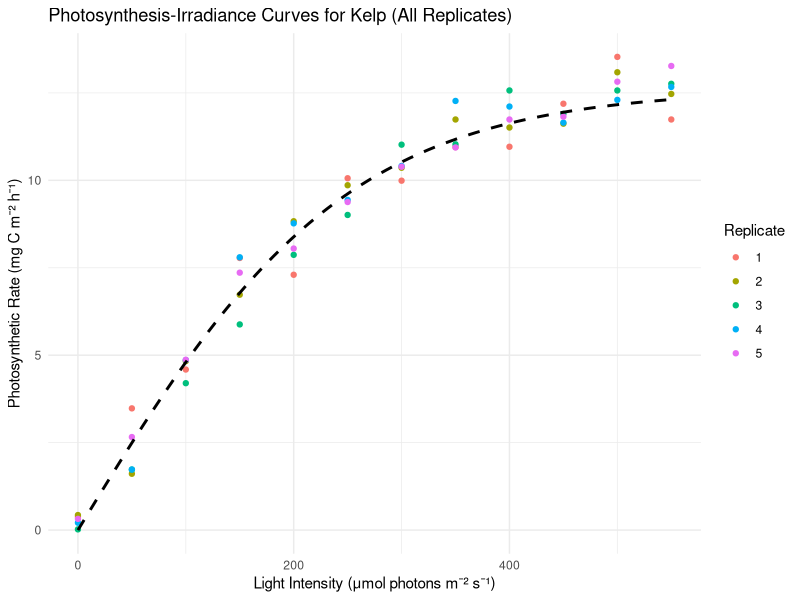
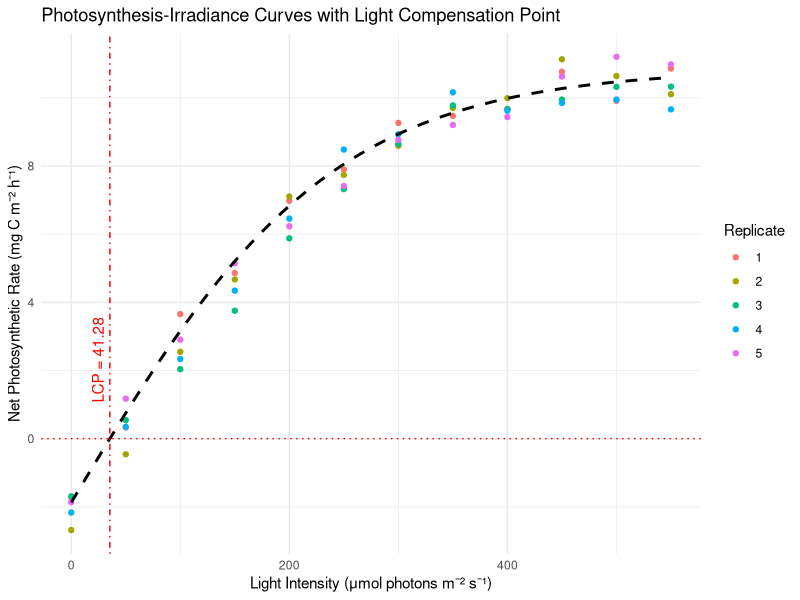
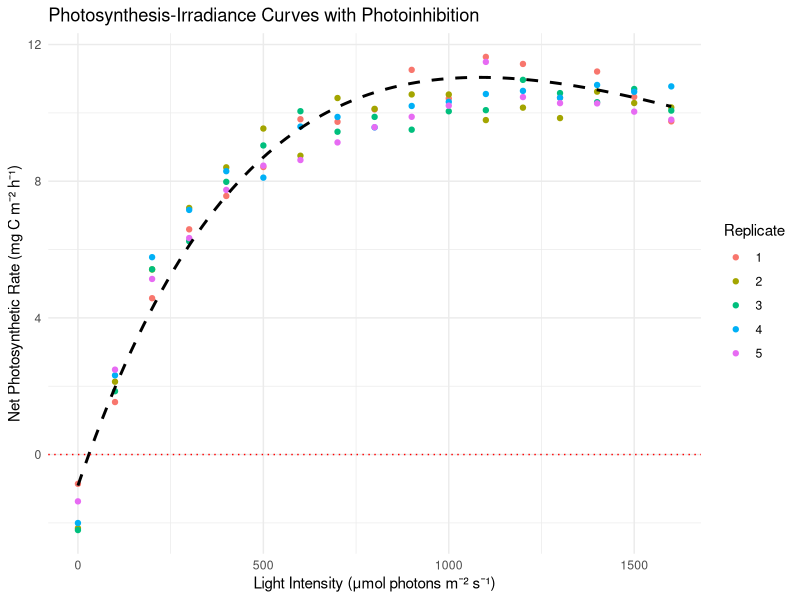

Reproduce these figures in R, in order.
## ---- chunk 1
#| echo: false
#| messages: false
#| warning: false

# Load necessary libraries
library(minpack.lm) # For non-linear least squares fitting
library(ggplot2) # For plotting
library(knitr)

# Set seed for reproducibility
set.seed(666)

# Define parameters based on typical kelp conditions
Pmax_true <- 13 # True maximum photosynthetic rate (e.g., mg C m^-2 h^-1)
alpha_true <- 0.05 # True initial slope (photosynthetic efficiency)

# Light intensities typically encountered by kelp (μmol photons m^-2 s^-1)
light_intensities <- seq(0, 550, by = 50)

# Number of replicates
n_replicates <- 5

# Generate data for each replicate
data_list <- lapply(1:n_replicates, function(rep) {
  # Simulate true photosynthetic rates using the hyperbolic tangent model
  P_true <- Pmax_true * tanh(alpha_true * light_intensities / Pmax_true)
  
  # Add random noise to simulate experimental variability
  noise <- rnorm(length(P_true), mean=0, sd=0.5)  # Adjust sd for noise level
  P_observed <- round(P_true + noise, 2)
  
  # Create a data frame for the replicate
  data.frame(
    Replicate = rep,
    Light = light_intensities,
    Photosynthesis = P_observed
  )
})

# Combine all replicates into one data frame
data_all <- do.call(rbind, data_list)

# View 9 randomly selected rows from the data
random_rows <- data_all[sample(nrow(data_all), 9), ]

kable(random_rows, format = "markdown", digits = 2,
      col.names = c("Replicate", "Light (μmol photons m⁻² s⁻¹)", "Photosynthesis (mg C m⁻² h⁻¹)"))
## ---- chunk 2
#| echo: false
#| messages: false
#| warning: false

# Fit the hyperbolic tangent model to each replicate
fit_results <- lapply(1:n_replicates, function(rep) {
  # Subset data for the replicate
  data_rep <- subset(data_all, Replicate == rep)
  
  # Define the model function
  model_formula <- Photosynthesis ~ Pmax * tanh(alpha * Light / Pmax)
  
  # Provide initial parameter estimates
  start_params <- list(Pmax = 10, alpha = 0.03)
  
  # Fit the model using non-linear least squares
  fit <- nlsLM(
    formula = model_formula,
    data = data_rep,
    start = start_params,
    control = nls.lm.control(maxiter = 1000)
  )
  
  # Return the fit object
  return(fit)
})
## ---- chunk 3
#| echo: false
#| messages: false
#| warning: false
#| results: hide

# Summarise fit results for each replicate
for (i in 1:n_replicates) {
  cat("\n--- Replicate", i, "Fit Summary ---\n")
  print(summary(fit_results[[i]]))
}
## ---- chunk 4
#| echo: false
#| messages: false
#| warning: false
#| label: fig-jassby_platt
#| fig.cap: "Nonlinear regression Jassby and Platt (1976) model fitted to simulated P-I data for a hypothetical kelp."

# Plot the data and fitted curves for all replicates
ggplot(data_all, aes(x = Light, y = Photosynthesis,
                     color = factor(Replicate))) +
  geom_point() +
  stat_function(
    fun = function(x) {
      coef(fit_results[[1]])['Pmax'] *
        tanh(coef(fit_results[[1]])['alpha'] *
               x / coef(fit_results[[1]])['Pmax'])
    },
    color = "black", size = 1, linetype = "dashed"
  ) +
  labs(
    title = "Photosynthesis-Irradiance Curves for Kelp (All Replicates)",
    x = "Light Intensity (μmol photons m⁻² s⁻¹)",
    y = "Photosynthetic Rate (mg C m⁻² h⁻¹)",
    color = "Replicate"
  ) +
  theme_minimal()
## ---- chunk 5
#| echo: false
#| messages: false
#| warning: false

# Set seed for reproducibility
set.seed(13)

# Define parameters based on typical kelp conditions
Pmax_true <- 13      # True maximum photosynthetic rate (e.g., mg C m^-2 h^-1)
alpha_true <- 0.05   # True initial slope (photosynthetic efficiency)
R_true <- 2          # True respiration rate (mg C m^-2 h^-1)

# Light intensities including finer increments around expected LCP
light_intensities <- seq(0, 550, by = 50)

# Number of replicates
n_replicates <- 5

# Generate data for each replicate
data_list <- lapply(1:n_replicates, function(rep) {
  # Simulate true net photosynthetic rates using the modified hyperbolic tangent model
  P_true <- Pmax_true * tanh(alpha_true * light_intensities / Pmax_true) - R_true
  
  # Add random noise to simulate experimental variability
  noise <- rnorm(length(P_true), mean = 0, sd = 0.5)  # Adjust sd for noise level
  P_observed <- P_true + noise
  
  # Create a data frame for the replicate
  data.frame(
    Replicate = rep,
    Light = light_intensities,
    Photosynthesis = P_observed
  )
})

# Combine all replicates into one data frame
data_all <- do.call(rbind, data_list)

# View 9 randomly selected rows from the data
random_rows <- data_all[sample(nrow(data_all), 9), ]

# Display the random rows in a nicely formatted table using kable
kable(random_rows, format = "markdown", digits = 2,
      col.names = c("Replicate", "Light (μmol photons m⁻² s⁻¹)", "Photosynthesis (mg C m⁻² h⁻¹)"))
## ---- chunk 6
#| echo: false
#| messages: false
#| warning: false

# Fit the modified hyperbolic tangent model to each replicate and estimate LCP
fit_results2 <- lapply(1:n_replicates, function(rep) {
  # Subset data for the replicate
  data_rep <- subset(data_all, Replicate == rep)
  
  # Define the modified model function including respiration
  model_formula <- Photosynthesis ~ Pmax * tanh(alpha * Light / Pmax) - R
  
  # Provide initial parameter estimates
  start_params <- list(Pmax = 10, alpha = 0.03, R = 1)
  
  # Fit the model using non-linear least squares
  fit <- nlsLM(
    formula = model_formula,
    data = data_rep,
    start = start_params,
    lower = c(0, 0, 0),  # Parameters should be non-negative
    control = nls.lm.control(maxiter = 1000)
  )
  
  # Estimate the Light Compensation Point (LCP)
  # Solve for I when Photosynthesis = 0
  coef_fit <- coef(fit)
  Pmax_fit <- coef_fit['Pmax']
  alpha_fit <- coef_fit['alpha']
  R_fit <- coef_fit['R']
  
  # Define the function to find the root (Photosynthesis = 0)
  lcp_function <- function(I) Pmax_fit * tanh(alpha_fit * I / Pmax_fit) - R_fit
  
  # Use uniroot to find the LCP
  LCP <- uniroot(lcp_function, interval = c(0, 200))$root
  
  # Add LCP to the fit object
  fit$LCP <- LCP
  
  # Return the fit object
  return(fit)
})
## ---- chunk 7
#| echo: false
#| messages: false
#| warning: false
#| results: hide

# Summarise fit results for each replicate
for (i in 1:n_replicates) {
  cat("\n--- Replicate", i, "Fit Summary ---\n")
  fit <- fit_results2[[i]]
  print(summary(fit))
  cat(sprintf("Estimated Light Compensation Point (LCP): %.2f μmol photons m⁻² s⁻¹\n", fit$LCP))
}
## ---- chunk 8
#| echo: false
#| messages: false
#| warning: false
#| label: fig-jassby_platt2
#| fig.cap: "Nonlinear regression Jassby and Platt (1976) model fitted to simulated P-I data for a hypothetical kelp. This model includes the effect of the light compensation point."

# Plot the data, fitted curves, and LCP for all replicates
ggplot(data_all, aes(x = Light, y = Photosynthesis, color = factor(Replicate))) +
  geom_point() +
  stat_function(
    fun = function(x) {
      Pmax <- coef(fit_results2[[1]])['Pmax']
      alpha <- coef(fit_results2[[1]])['alpha']
      R <- coef(fit_results2[[1]])['R']
      Pmax * tanh(alpha * x / Pmax) - R
    },
    color = "black", size = 1, linetype = "dashed"
  ) +
  geom_vline(
    xintercept = fit_results2[[1]]$LCP,
    color = "red", linetype = "dotdash",
    show.legend = TRUE
  ) +
  geom_hline(yintercept = 0,
             color = "red", linetype = "dotted") +
  labs(
    title = "Photosynthesis-Irradiance Curves with Light Compensation Point",
    x = "Light Intensity (μmol photons m⁻² s⁻¹)",
    y = "Net Photosynthetic Rate (mg C m⁻² h⁻¹)",
    color = "Replicate"
  ) +
  annotate("text", x = fit_results2[[1]]$LCP, y = min(data_all$Photosynthesis) + 5,
           label = paste0("LCP = ", round(mean(sapply(fit_results2, function(fit) fit$LCP)), 2)),
           angle = 90, vjust = -0.5, color = "red") +
  theme_minimal()
## ---- chunk 9
#| echo: false
#| messages: false
#| warning: false

set.seed(7)

# Define parameters based on typical kelp conditions
Pmax_true <- 13      # True maximum photosynthetic rate (e.g., mg C m^-2 h^-1)
alpha_true <- 0.05   # True initial slope (photosynthetic efficiency)
beta_true <- 0.0005  # True photoinhibition parameter
R_true <- 2          # True respiration rate (mg C m^-2 h^-1)

# Light intensities ranging to capture photoinhibition effects (μmol photons m^-2 s^-1)
light_intensities <- seq(0, 1600, by = 100)

# Number of replicates
n_replicates <- 5

# Generate data for each replicate
data_list <- lapply(1:n_replicates, function(rep) {
  # Simulate true net photosynthetic rates using the Platt et al. model
  P_true <- Pmax_true * (1 - exp(-alpha_true * light_intensities / Pmax_true)) *
            exp(-beta_true * light_intensities / Pmax_true) - R_true
  
  # Add random noise to simulate experimental variability
  noise <- rnorm(length(P_true), mean = 0, sd = 0.5)  # Adjust sd for noise level
  P_observed <- P_true + noise
  
  # Create a data frame for the replicate
  data.frame(
    Replicate = rep,
    Light = light_intensities,
    Photosynthesis = P_observed
  )
})

# Combine all replicates into one data frame
data_all <- do.call(rbind, data_list)

# View 9 randomly selected rows from the data
random_rows <- data_all[sample(nrow(data_all), 9), ]

# Display the random rows in a nicely formatted table using kable
kable(random_rows, format = "markdown", digits = 2,
      col.names = c("Replicate", "Light (μmol photons m⁻² s⁻¹)", "Photosynthesis (mg C m⁻² h⁻¹)"))
## ---- chunk 10
#| echo: false
#| messages: false
#| warning: false

# Fit the Platt et al. model to each replicate
fit_results <- lapply(1:n_replicates, function(rep) {
  # Subset data for the replicate
  data_rep <- subset(data_all, Replicate == rep)
  
  # Define the model function including respiration
  model_formula <- Photosynthesis ~ Pmax * (1 - exp(-alpha * Light / Pmax)) *
                   exp(-beta * Light / Pmax) - R
  
  # Provide initial parameter estimates
  start_params <- list(Pmax = 10, alpha = 0.03, beta = 0.0001, R = 1)
  
  # Fit the model using non-linear least squares
  fit <- nlsLM(
    formula = model_formula,
    data = data_rep,
    start = start_params,
    lower = c(0, 0, 0, 0),  # Parameters should be non-negative
    control = nls.lm.control(maxiter = 1000)
  )
  
  # Return the fit object
  return(fit)
})
## ---- chunk 11
#| echo: false
#| messages: false
#| warning: false
#| results: hide

# Summarise fit results for each replicate
for (i in 1:n_replicates) {
  cat("\n--- Replicate", i, "Fit Summary ---\n")
  fit <- fit_results[[i]]
  print(summary(fit))
}
## ---- chunk 12
#| echo: false
#| messages: false
#| warning: false
#| label: fig-jassby
#| fig.cap: "Nonlinear regression Platt et al. (1980) model fitted to simulated P-I data for a hypothetical kelp. This model includes the effect of photoinhibition."

# Plot the data and fitted curves for all replicates
ggplot(data_all, aes(x = Light, y = Photosynthesis, color = factor(Replicate))) +
  geom_point() +
  stat_function(
    fun = function(x) {
      Pmax <- coef(fit_results[[1]])['Pmax']
      alpha <- coef(fit_results[[1]])['alpha']
      beta <- coef(fit_results[[1]])['beta']
      R <- coef(fit_results[[1]])['R']
      Pmax * (1 - exp(-alpha * x / Pmax)) * exp(-beta * x / Pmax) - R
    },
    color = "black", size = 1, linetype = "dashed"
  ) +
  geom_hline(yintercept = 0,
             color = "red", linetype = "dotted") +
  labs(
    title = "Photosynthesis-Irradiance Curves with Photoinhibition",
    x = "Light Intensity (μmol photons m⁻² s⁻¹)",
    y = "Net Photosynthetic Rate (mg C m⁻² h⁻¹)",
    color = "Replicate"
  ) +
  theme_minimal()
